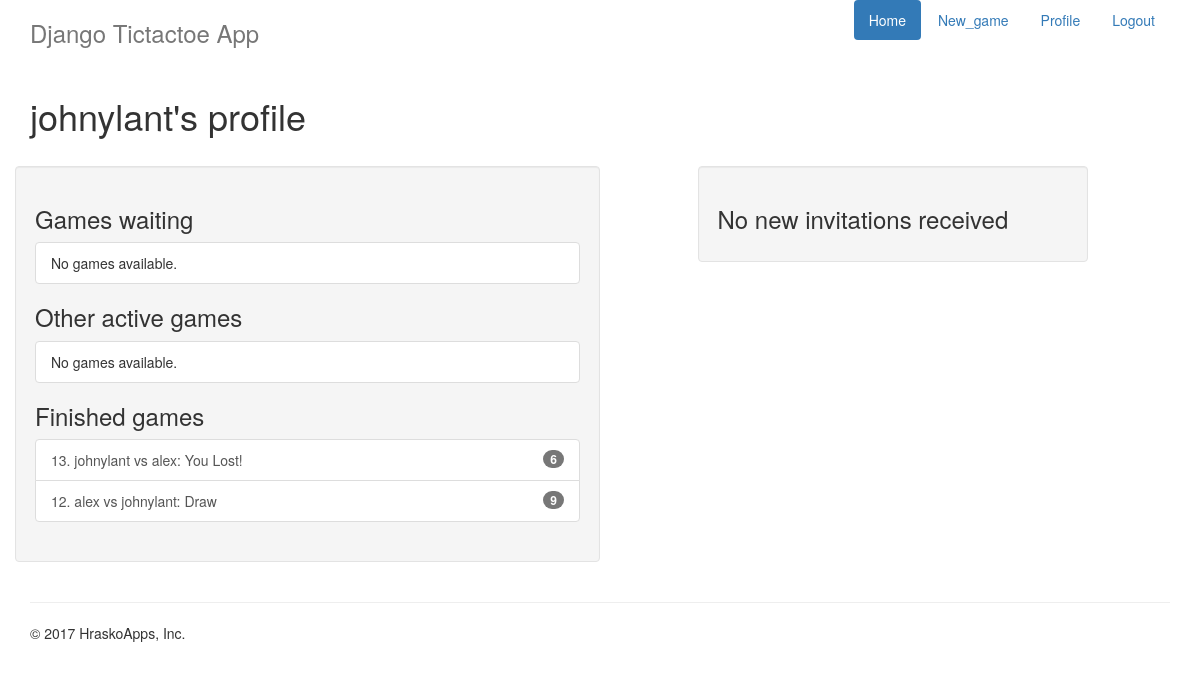
The page /user/home (signed in) on the database as committed earlier.
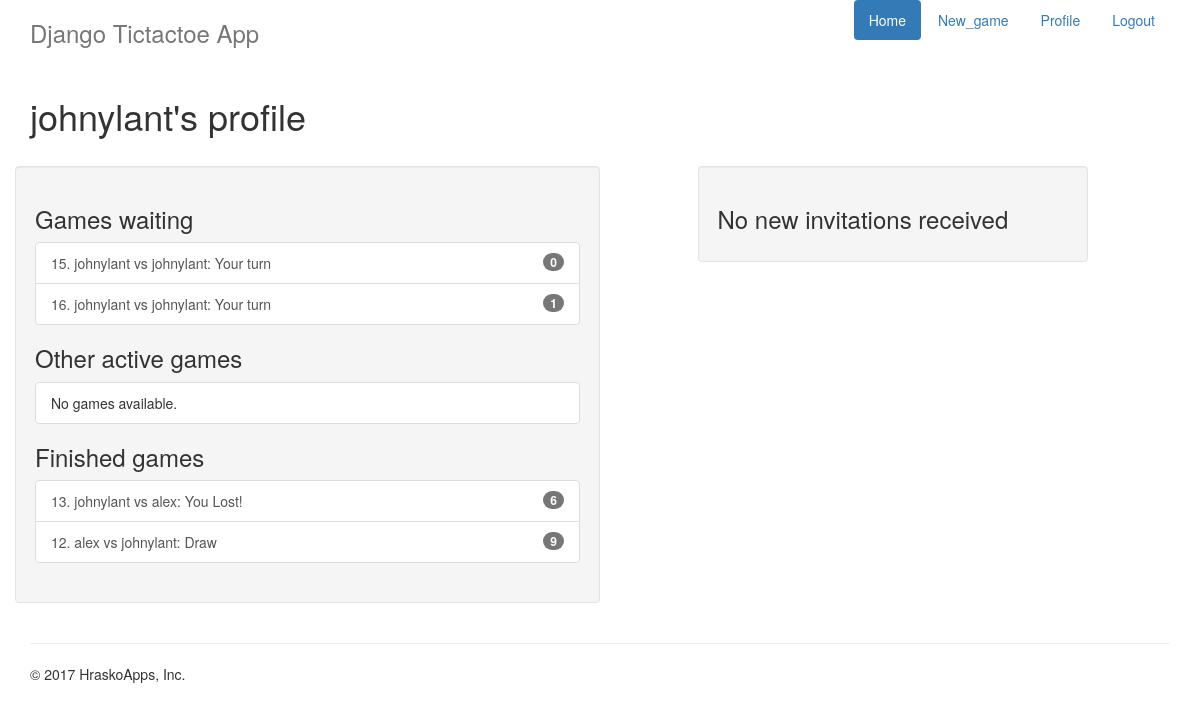
The same page on the database as committed later.
### tictactoe/models.py (models this page shows, shortened)
class Game(models.Model):
    first_player = models.ForeignKey(User, related_name="games_first_player")
    second_player = models.ForeignKey(User, related_name="games_second_player")
    next_to_move = models.ForeignKey(User, related_name="games_to_move")
    start_time = models.DateTimeField(auto_now_add=True)
    last_active = models.DateTimeField(auto_now=True)
    status = models.CharField(max_length=1, default='A', choices=GAME_STATUS_CHOICES)
    objects = GamesManager()
    def __str__(self):
        return "{0}. {1} vs {2}".format(self.id, self.first_player, self.second_player)

### user/views.py (the view)
@login_required
def home(request):
    my_games = Game.objects.games_for_user(request.user)
    active_games = my_games.filter(status="A")
    finished_games = my_games.exclude(status="A")
    waiting_games = active_games.filter(next_to_move=request.user)
    other_games = active_games.exclude(next_to_move=request.user)
    invitations = request.user.invitations_received.all()
    context = {'other_games': other_games,
                'waiting_games': waiting_games,
                'finished_games': finished_games,
                'invitations': invitations}
    return render(request, "user/home.html", context)

### tictactoe/models.py (called while the page is built)
    def games_for_user(self, user):
        return super(GamesManager, self).get_queryset().filter(
            Q(first_player_id=user.id) | Q(second_player_id=user.id))

### user/templates/user/home.html
{% extends "base.html" %}
{% block title %}
{{user.username}}'s profile
{% endblock title %}
{% block content %}
    <div class="row">
        <div class="well col-md-6">
          {% include "tictactoe/game_list_snippet.html" with header="Games waiting" games_list=waiting_games %}
          {% include "tictactoe/game_list_snippet.html" with header="Other active games" games_list=other_games %}
          {% include "tictactoe/game_list_snippet.html" with header="Finished games" games_list=finished_games %}
        </div>
        <div class="well col-sm-4 col-sm-push-1">
          {% if invitations %}
            <h3 class="panel-header">Open Invitations</h3>
            <div class="list-group">
              {% for inv in invitations %}
                <a class="list-group-item" href="{% url 'tictactoe_accept_invitation' pk=inv.id %}">
                  {{ inv.from_user.username }} has invited you to a game!
                </a>
              {% endfor %}
            </div>
          {% else %}
            <h3 class="panel-header">No new invitations received</h3>
          {% endif %}
        </div>
      </div>
{% endblock content %}

### tictactoe/templates/tictactoe/game_list_snippet.html
<h3 class="panel-header">{{header}} </h3>
<div class="list-group">
  {% for game in games_list %}
    <a class="list-group-item" href="{% url 'tictactoe_game_detail' pk=game.id %}">
      {{ game }}:
      {% if game.status == "A" %}
        {% if game.next_to_move == user %} Your turn {% else %} Waiting for {{ game.next_to_move.username }} {% endif %}
      {% elif game.status == "D" %}
        Draw
      {% elif game.status == "F" and user == game.first_player %}
        You Won!
      {% elif game.status == "S" and user == game.second_player %}
        You Won!
      {% else %}
        You Lost!
      {% endif %}
      <span class="badge">{{game.move_set.count}}</span></a>
  {% empty %}
    <span class="list-group-item">No games available.</span>
  {% endfor %}
</div>

Rows that differ between the two databases and show on the page:
added Game: id+first_player+second_player "15. johnylant vs johnylant", status "Your turn", move_set.count "0"
added Game: id+first_player+second_player "16. johnylant vs johnylant", status "Your turn", move_set.count "1"
Other text that changed with them:
text no longer shown: "No games available. No games available."
text now shown: "No games available."
